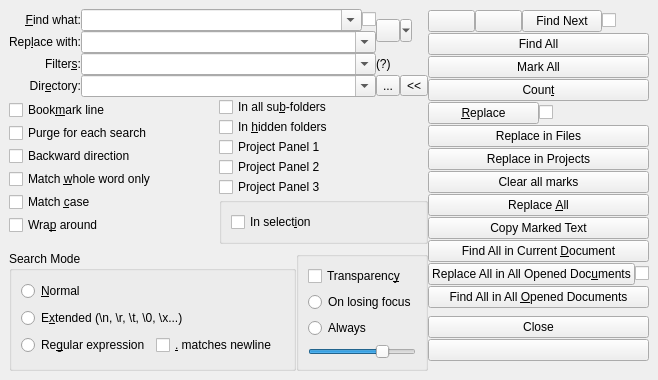
<?xml version='1.0' encoding='UTF-8'?>
<ui version="4.0">
 <class>FindReplaceDlg</class>
 <widget class="QDialog" name="FindReplaceDlg">
  <property name="geometry">
   <rect>
    <x>0</x>
    <y>0</y>
    <width>616</width>
    <height>320</height>
   </rect>
  </property>
  <property name="windowTitle">
   <string>Replace</string>
  </property>
  <layout class="QVBoxLayout" name="mainLayout">
   <property name="leftMargin">
    <number>0</number>
   </property>
   <property name="topMargin">
    <number>0</number>
   </property>
   <property name="rightMargin">
    <number>0</number>
   </property>
   <property name="bottomMargin">
    <number>0</number>
   </property>
   <property name="spacing">
    <number>0</number>
   </property>
   <item>
    <layout class="QHBoxLayout" name="bodyLayout">
     <property name="leftMargin">
      <number>9</number>
     </property>
     <property name="topMargin">
      <number>9</number>
     </property>
     <property name="rightMargin">
      <number>9</number>
     </property>
     <property name="bottomMargin">
      <number>9</number>
     </property>
     <item>
      <layout class="QVBoxLayout" name="leftLayout">
       <item>
        <layout class="QGridLayout" name="fieldsLayout">
         <item row="0" column="0">
          <widget class="QLabel" name="findwhatStatic">
           <property name="nppId" stdset="0">
            <number>1620</number>
           </property>
           <property name="text">
            <string>&amp;Find what:</string>
           </property>
           <property name="alignment">
            <set>Qt::AlignRight|Qt::AlignVCenter</set>
           </property>
           <property name="buddy">
            <cstring>findwhat</cstring>
           </property>
          </widget>
         </item>
         <item row="0" column="1">
          <layout class="QHBoxLayout" name="findwhatLayout">
           <item>
            <widget class="QComboBox" name="findwhat">
             <property name="nppId" stdset="0">
              <number>1601</number>
             </property>
             <property name="editable">
              <bool>true</bool>
             </property>
             <property name="insertPolicy">
              <enum>QComboBox::NoInsert</enum>
             </property>
             <property name="sizePolicy">
              <sizepolicy hsizetype="Expanding" vsizetype="Fixed">
               <horstretch>1</horstretch>
               <verstretch>0</verstretch>
              </sizepolicy>
             </property>
            </widget>
           </item>
           <item>
            <widget class="QCheckBox" name="highlightMode">
             <property name="nppId" stdset="0">
              <number>1628</number>
             </property>
             <property name="text">
              <string />
             </property>
            </widget>
           </item>
          </layout>
         </item>
         <item row="0" column="2" rowspan="2" colspan="2" alignment="Qt::AlignLeft|Qt::AlignVCenter">
          <widget class="QToolButton" name="findreplaceSwapButton">
           <property name="nppId" stdset="0">
            <number>1610</number>
           </property>
           <property name="text">
            <string />
           </property>
           <property name="popupMode">
            <enum>QToolButton::MenuButtonPopup</enum>
           </property>
          </widget>
         </item>
         <item row="1" column="0">
          <widget class="QLabel" name="statictextReplace">
           <property name="nppId" stdset="0">
            <number>1611</number>
           </property>
           <property name="text">
            <string>Rep&amp;lace with:</string>
           </property>
           <property name="alignment">
            <set>Qt::AlignRight|Qt::AlignVCenter</set>
           </property>
           <property name="buddy">
            <cstring>replacewith</cstring>
           </property>
          </widget>
         </item>
         <item row="1" column="1">
          <widget class="QComboBox" name="replacewith">
           <property name="nppId" stdset="0">
            <number>1602</number>
           </property>
           <property name="editable">
            <bool>true</bool>
           </property>
           <property name="insertPolicy">
            <enum>QComboBox::NoInsert</enum>
           </property>
           <property name="sizePolicy">
            <sizepolicy hsizetype="Expanding" vsizetype="Fixed">
             <horstretch>1</horstretch>
             <verstretch>0</verstretch>
            </sizepolicy>
           </property>
          </widget>
         </item>
         <item row="2" column="0">
          <widget class="QLabel" name="findinfilesFiltersStatic">
           <property name="nppId" stdset="0">
            <number>1654</number>
           </property>
           <property name="text">
            <string>Filter&amp;s:</string>
           </property>
           <property name="alignment">
            <set>Qt::AlignRight|Qt::AlignVCenter</set>
           </property>
           <property name="buddy">
            <cstring>findinfilesFiltersCombo</cstring>
           </property>
          </widget>
         </item>
         <item row="2" column="1">
          <widget class="QComboBox" name="findinfilesFiltersCombo">
           <property name="nppId" stdset="0">
            <number>1652</number>
           </property>
           <property name="editable">
            <bool>true</bool>
           </property>
           <property name="insertPolicy">
            <enum>QComboBox::NoInsert</enum>
           </property>
           <property name="sizePolicy">
            <sizepolicy hsizetype="Expanding" vsizetype="Fixed">
             <horstretch>1</horstretch>
             <verstretch>0</verstretch>
            </sizepolicy>
           </property>
          </widget>
         </item>
         <item row="2" column="2" rowspan="1" colspan="2">
          <widget class="QLabel" name="fifFilterTipStatic">
           <property name="nppId" stdset="0">
            <number>1621</number>
           </property>
           <property name="text">
            <string>(?)</string>
           </property>
          </widget>
         </item>
         <item row="3" column="0">
          <widget class="QLabel" name="findinfilesDirStatic">
           <property name="nppId" stdset="0">
            <number>1655</number>
           </property>
           <property name="text">
            <string>Dir&amp;ectory:</string>
           </property>
           <property name="alignment">
            <set>Qt::AlignRight|Qt::AlignVCenter</set>
           </property>
           <property name="buddy">
            <cstring>findinfilesDirCombo</cstring>
           </property>
          </widget>
         </item>
         <item row="3" column="1">
          <widget class="QComboBox" name="findinfilesDirCombo">
           <property name="nppId" stdset="0">
            <number>1653</number>
           </property>
           <property name="editable">
            <bool>true</bool>
           </property>
           <property name="insertPolicy">
            <enum>QComboBox::NoInsert</enum>
           </property>
           <property name="sizePolicy">
            <sizepolicy hsizetype="Expanding" vsizetype="Fixed">
             <horstretch>1</horstretch>
             <verstretch>0</verstretch>
            </sizepolicy>
           </property>
          </widget>
         </item>
         <item row="3" column="2">
          <widget class="QToolButton" name="findinfilesBrowseButton">
           <property name="nppId" stdset="0">
            <number>1651</number>
           </property>
           <property name="text">
            <string>...</string>
           </property>
          </widget>
         </item>
         <item row="3" column="3">
          <widget class="QToolButton" name="findinfilesSetdirfromdocButton">
           <property name="nppId" stdset="0">
            <number>1661</number>
           </property>
           <property name="text">
            <string>&lt;&lt;</string>
           </property>
          </widget>
         </item>
        </layout>
       </item>
       <item>
        <layout class="QHBoxLayout" name="optionsLayout">
         <item>
          <layout class="QVBoxLayout" name="checksLayout">
           <item>
            <widget class="QCheckBox" name="marklineCheck">
             <property name="nppId" stdset="0">
              <number>1616</number>
             </property>
             <property name="text">
              <string>Book&amp;mark line</string>
             </property>
            </widget>
           </item>
           <item>
            <widget class="QCheckBox" name="purgeCheck">
             <property name="nppId" stdset="0">
              <number>1618</number>
             </property>
             <property name="text">
              <string>Purge for each search</string>
             </property>
            </widget>
           </item>
           <item>
            <widget class="QCheckBox" name="backwarddirection">
             <property name="nppId" stdset="0">
              <number>1722</number>
             </property>
             <property name="text">
              <string>Backward direction</string>
             </property>
            </widget>
           </item>
           <item>
            <widget class="QCheckBox" name="wholeword">
             <property name="nppId" stdset="0">
              <number>1603</number>
             </property>
             <property name="text">
              <string>Match &amp;whole word only</string>
             </property>
            </widget>
           </item>
           <item>
            <widget class="QCheckBox" name="matchcase">
             <property name="nppId" stdset="0">
              <number>1604</number>
             </property>
             <property name="text">
              <string>Match &amp;case</string>
             </property>
            </widget>
           </item>
           <item>
            <widget class="QCheckBox" name="wrap">
             <property name="nppId" stdset="0">
              <number>1606</number>
             </property>
             <property name="text">
              <string>Wra&amp;p around</string>
             </property>
            </widget>
           </item>
           <item>
            <spacer name="spacer1">
             <property name="orientation">
              <enum>Qt::Vertical</enum>
             </property>
            </spacer>
           </item>
          </layout>
         </item>
         <item>
          <layout class="QVBoxLayout" name="extrasLayout">
           <item>
            <widget class="QCheckBox" name="findinfilesRecursiveCheck">
             <property name="nppId" stdset="0">
              <number>1658</number>
             </property>
             <property name="text">
              <string>In all su&amp;b-folders</string>
             </property>
            </widget>
           </item>
           <item>
            <widget class="QCheckBox" name="findinfilesInhiddendirCheck">
             <property name="nppId" stdset="0">
              <number>1659</number>
             </property>
             <property name="text">
              <string>In &amp;hidden folders</string>
             </property>
            </widget>
           </item>
           <item>
            <widget class="QCheckBox" name="findinfilesProject1Check">
             <property name="nppId" stdset="0">
              <number>1662</number>
             </property>
             <property name="text">
              <string>Project Panel 1</string>
             </property>
            </widget>
           </item>
           <item>
            <widget class="QCheckBox" name="findinfilesProject2Check">
             <property name="nppId" stdset="0">
              <number>1663</number>
             </property>
             <property name="text">
              <string>Project Panel 2</string>
             </property>
            </widget>
           </item>
           <item>
            <widget class="QCheckBox" name="findinfilesProject3Check">
             <property name="nppId" stdset="0">
              <number>1664</number>
             </property>
             <property name="text">
              <string>Project Panel 3</string>
             </property>
            </widget>
           </item>
           <item>
            <widget class="QGroupBox" name="replaceinselection">
             <property name="nppId" stdset="0">
              <number>1634</number>
             </property>
             <property name="title">
              <string />
             </property>
             <layout class="QVBoxLayout" name="inSelectionLayout">
              <item>
               <widget class="QCheckBox" name="inSelectionCheck">
                <property name="nppId" stdset="0">
                 <number>1632</number>
                </property>
                <property name="text">
                 <string>In select&amp;ion</string>
                </property>
               </widget>
              </item>
             </layout>
            </widget>
           </item>
           <item>
            <spacer name="spacer2">
             <property name="orientation">
              <enum>Qt::Vertical</enum>
             </property>
            </spacer>
           </item>
          </layout>
         </item>
        </layout>
       </item>
       <item>
        <layout class="QHBoxLayout" name="lowerLayout">
         <item>
          <widget class="QGroupBox" name="modeStatic">
           <property name="nppId" stdset="0">
            <number>1624</number>
           </property>
           <property name="title">
            <string>Search Mode</string>
           </property>
           <layout class="QVBoxLayout" name="modeLayout">
            <item>
             <widget class="QRadioButton" name="normal">
              <property name="nppId" stdset="0">
               <number>1625</number>
              </property>
              <property name="text">
               <string>&amp;Normal</string>
              </property>
              <attribute name="buttonGroup">
               <string notr="true">radioGroup1</string>
              </attribute>
             </widget>
            </item>
            <item>
             <widget class="QRadioButton" name="extended">
              <property name="nppId" stdset="0">
               <number>1626</number>
              </property>
              <property name="text">
               <string>E&amp;xtended (\n, \r, \t, \0, \x...)</string>
              </property>
              <attribute name="buttonGroup">
               <string notr="true">radioGroup1</string>
              </attribute>
             </widget>
            </item>
            <item>
             <layout class="QHBoxLayout" name="regexLayout">
              <item>
               <widget class="QRadioButton" name="regexp">
                <property name="nppId" stdset="0">
                 <number>1605</number>
                </property>
                <property name="text">
                 <string>Re&amp;gular expression</string>
                </property>
                <attribute name="buttonGroup">
                 <string notr="true">radioGroup1</string>
                </attribute>
               </widget>
              </item>
              <item>
               <widget class="QCheckBox" name="redotmatchnl">
                <property name="nppId" stdset="0">
                 <number>1703</number>
                </property>
                <property name="text">
                 <string>&amp;. matches newline</string>
                </property>
               </widget>
              </item>
              <item>
               <spacer name="spacer3">
                <property name="orientation">
                 <enum>Qt::Horizontal</enum>
                </property>
               </spacer>
              </item>
             </layout>
            </item>
           </layout>
          </widget>
         </item>
         <item>
          <widget class="QGroupBox" name="transparentGrpbox">
           <property name="nppId" stdset="0">
            <number>1623</number>
           </property>
           <property name="title">
            <string />
           </property>
           <layout class="QVBoxLayout" name="transparencyLayout">
            <item>
             <widget class="QCheckBox" name="transparentCheck">
              <property name="nppId" stdset="0">
               <number>1686</number>
              </property>
              <property name="text">
               <string>Transparenc&amp;y</string>
              </property>
             </widget>
            </item>
            <item>
             <widget class="QRadioButton" name="transparentLossfocusRadio">
              <property name="nppId" stdset="0">
               <number>1687</number>
              </property>
              <property name="text">
               <string>On losing focus</string>
              </property>
              <attribute name="buttonGroup">
               <string notr="true">radioGroup2</string>
              </attribute>
             </widget>
            </item>
            <item>
             <widget class="QRadioButton" name="transparentAlwaysRadio">
              <property name="nppId" stdset="0">
               <number>1688</number>
              </property>
              <property name="text">
               <string>Always</string>
              </property>
              <attribute name="buttonGroup">
               <string notr="true">radioGroup2</string>
              </attribute>
             </widget>
            </item>
            <item>
             <widget class="QSlider" name="percentageSlider">
              <property name="nppId" stdset="0">
               <number>1622</number>
              </property>
              <property name="minimum">
               <number>20</number>
              </property>
              <property name="maximum">
               <number>200</number>
              </property>
              <property name="value">
               <number>150</number>
              </property>
              <property name="orientation">
               <enum>Qt::Horizontal</enum>
              </property>
             </widget>
            </item>
           </layout>
          </widget>
         </item>
        </layout>
       </item>
      </layout>
     </item>
     <item>
      <layout class="QVBoxLayout" name="buttonsLayout">
       <item>
        <layout class="QHBoxLayout" name="findButtonsLayout">
         <property name="leftMargin">
          <number>0</number>
         </property>
         <property name="topMargin">
          <number>0</number>
         </property>
         <property name="rightMargin">
          <number>0</number>
         </property>
         <property name="bottomMargin">
          <number>0</number>
         </property>
         <item>
          <widget class="QPushButton" name="findprev">
           <property name="nppId" stdset="0">
            <number>1721</number>
           </property>
           <property name="text">
            <string />
           </property>
           <property name="autoDefault">
            <bool>false</bool>
           </property>
          </widget>
         </item>
         <item>
          <widget class="QPushButton" name="findnext">
           <property name="nppId" stdset="0">
            <number>1723</number>
           </property>
           <property name="text">
            <string />
           </property>
           <property name="autoDefault">
            <bool>false</bool>
           </property>
          </widget>
         </item>
         <item>
          <widget class="QPushButton" name="ok">
           <property name="nppId" stdset="0">
            <number>1</number>
           </property>
           <property name="text">
            <string>Find Next</string>
           </property>
           <property name="autoDefault">
            <bool>false</bool>
           </property>
          </widget>
         </item>
         <item>
          <widget class="QCheckBox" name="n2ButtonsMode">
           <property name="nppId" stdset="0">
            <number>1724</number>
           </property>
           <property name="text">
            <string />
           </property>
          </widget>
         </item>
        </layout>
       </item>
       <item>
        <widget class="QPushButton" name="findinfilesFindButton">
         <property name="nppId" stdset="0">
          <number>1656</number>
         </property>
         <property name="text">
          <string>Find All</string>
         </property>
         <property name="autoDefault">
          <bool>false</bool>
         </property>
        </widget>
       </item>
       <item>
        <widget class="QPushButton" name="markall">
         <property name="nppId" stdset="0">
          <number>1615</number>
         </property>
         <property name="text">
          <string>Mark All</string>
         </property>
         <property name="autoDefault">
          <bool>false</bool>
         </property>
        </widget>
       </item>
       <item>
        <widget class="QPushButton" name="countall">
         <property name="nppId" stdset="0">
          <number>1614</number>
         </property>
         <property name="text">
          <string>Coun&amp;t</string>
         </property>
         <property name="autoDefault">
          <bool>false</bool>
         </property>
        </widget>
       </item>
       <item>
        <layout class="QHBoxLayout" name="replaceRowLayout">
         <property name="leftMargin">
          <number>0</number>
         </property>
         <property name="topMargin">
          <number>0</number>
         </property>
         <property name="rightMargin">
          <number>0</number>
         </property>
         <property name="bottomMargin">
          <number>0</number>
         </property>
         <item>
          <widget class="QPushButton" name="replace">
           <property name="nppId" stdset="0">
            <number>1608</number>
           </property>
           <property name="text">
            <string>&amp;Replace</string>
           </property>
           <property name="autoDefault">
            <bool>false</bool>
           </property>
          </widget>
         </item>
         <item>
          <widget class="QCheckBox" name="replaceandstop">
           <property name="nppId" stdset="0">
            <number>1631</number>
           </property>
           <property name="text">
            <string />
           </property>
          </widget>
         </item>
        </layout>
       </item>
       <item>
        <widget class="QPushButton" name="findinfilesReplaceinfiles">
         <property name="nppId" stdset="0">
          <number>1660</number>
         </property>
         <property name="text">
          <string>Replace in Files</string>
         </property>
         <property name="autoDefault">
          <bool>false</bool>
         </property>
        </widget>
       </item>
       <item>
        <widget class="QPushButton" name="findinfilesReplaceinprojects">
         <property name="nppId" stdset="0">
          <number>1665</number>
         </property>
         <property name="text">
          <string>Replace in Projects</string>
         </property>
         <property name="autoDefault">
          <bool>false</bool>
         </property>
        </widget>
       </item>
       <item>
        <widget class="QPushButton" name="clearAll">
         <property name="nppId" stdset="0">
          <number>1633</number>
         </property>
         <property name="text">
          <string>Clear all marks</string>
         </property>
         <property name="autoDefault">
          <bool>false</bool>
         </property>
        </widget>
       </item>
       <item>
        <widget class="QPushButton" name="replaceall">
         <property name="nppId" stdset="0">
          <number>1609</number>
         </property>
         <property name="text">
          <string>Replace &amp;All</string>
         </property>
         <property name="autoDefault">
          <bool>false</bool>
         </property>
        </widget>
       </item>
       <item>
        <widget class="QPushButton" name="copyMarkedText">
         <property name="nppId" stdset="0">
          <number>1725</number>
         </property>
         <property name="text">
          <string>Copy Marked Text</string>
         </property>
         <property name="autoDefault">
          <bool>false</bool>
         </property>
        </widget>
       </item>
       <item>
        <widget class="QPushButton" name="findallCurrentfile">
         <property name="nppId" stdset="0">
          <number>1641</number>
         </property>
         <property name="text">
          <string>Find All in Current &amp;Document</string>
         </property>
         <property name="autoDefault">
          <bool>false</bool>
         </property>
        </widget>
       </item>
       <item>
        <layout class="QHBoxLayout" name="replaceOpenedRowLayout">
         <property name="leftMargin">
          <number>0</number>
         </property>
         <property name="topMargin">
          <number>0</number>
         </property>
         <property name="rightMargin">
          <number>0</number>
         </property>
         <property name="bottomMargin">
          <number>0</number>
         </property>
         <item>
          <widget class="QPushButton" name="replaceOpenedfiles">
           <property name="nppId" stdset="0">
            <number>1635</number>
           </property>
           <property name="text">
            <string>Replace All in All Opened Doc&amp;uments</string>
           </property>
           <property name="autoDefault">
            <bool>false</bool>
           </property>
          </widget>
         </item>
         <item>
          <widget class="QCheckBox" name="confirmreplaceopendocs">
           <property name="nppId" stdset="0">
            <number>1637</number>
           </property>
           <property name="text">
            <string />
           </property>
          </widget>
         </item>
        </layout>
       </item>
       <item>
        <widget class="QPushButton" name="findallOpenedfiles">
         <property name="nppId" stdset="0">
          <number>1636</number>
         </property>
         <property name="text">
          <string>Find All in All &amp;Opened Documents</string>
         </property>
         <property name="autoDefault">
          <bool>false</bool>
         </property>
        </widget>
       </item>
       <item>
        <spacer name="spacer4">
         <property name="orientation">
          <enum>Qt::Vertical</enum>
         </property>
        </spacer>
       </item>
       <item>
        <widget class="QPushButton" name="cancel">
         <property name="nppId" stdset="0">
          <number>2</number>
         </property>
         <property name="text">
          <string>Close</string>
         </property>
         <property name="autoDefault">
          <bool>false</bool>
         </property>
        </widget>
       </item>
       <item>
        <widget class="QPushButton" name="resizeToggleButton">
         <property name="nppId" stdset="0">
          <number>1640</number>
         </property>
         <property name="text">
          <string />
         </property>
         <property name="autoDefault">
          <bool>false</bool>
         </property>
        </widget>
       </item>
      </layout>
     </item>
    </layout>
   </item>
  </layout>
 </widget>
 <resources />
 <connections />
 <buttongroups>
  <buttongroup name="radioGroup1" />
  <buttongroup name="radioGroup2" />
 </buttongroups>
</ui>
